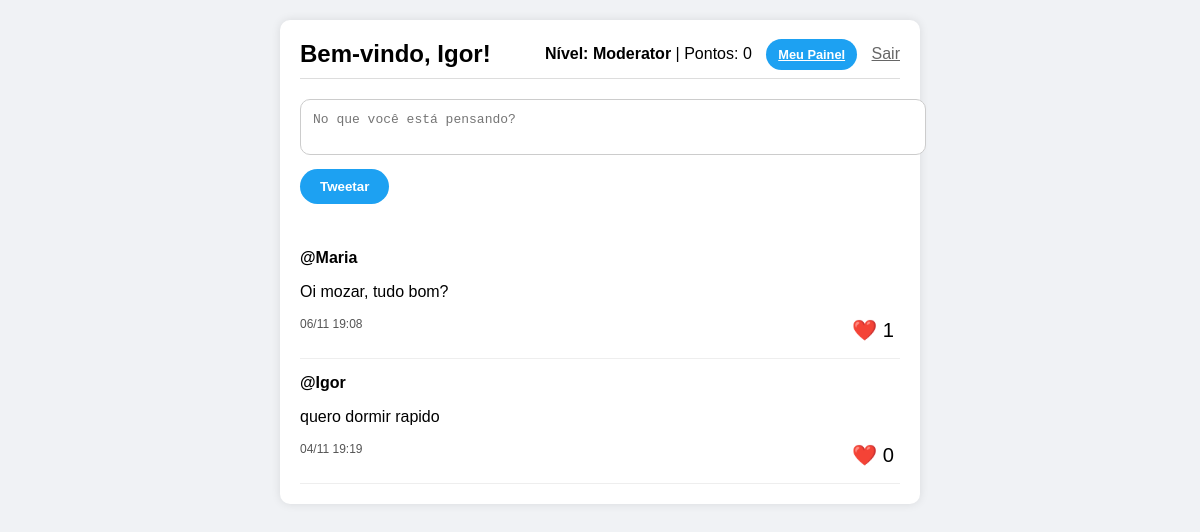
Page /dashboard.php (signed in) on the committed database.
### tables this page shows
CREATE TABLE `users` (
  `id` bigint NOT NULL AUTO_INCREMENT,
  `username` varchar(50) NOT NULL,
  `email` varchar(100) NOT NULL,
  `password_hash` varchar(255) NOT NULL,
  `name` varchar(100) DEFAULT NULL,
  `created_at` timestamp NOT NULL DEFAULT CURRENT_TIMESTAMP,
  `privilege_level` enum('basic','intermediate','advanced','moderator','admin','banned','suspended') NOT NULL DEFAULT 'basic',
  `points` int DEFAULT '0',
  PRIMARY KEY (`id`),
  UNIQUE KEY `username` (`username`),
  UNIQUE KEY `email` (`email`)
);

CREATE TABLE `tweets` (
  `id` bigint NOT NULL AUTO_INCREMENT,
  `user_id` bigint NOT NULL,
  `content` varchar(280) NOT NULL,
  `created_at` timestamp NOT NULL DEFAULT CURRENT_TIMESTAMP,
  PRIMARY KEY (`id`),
  KEY `user_id` (`user_id`),
  CONSTRAINT `tweets_ibfk_1` FOREIGN KEY (`user_id`) REFERENCES `users` (`id`)
);

### dashboard.php (the view, shortened to what this page needs)
<?php
include 'api/db_connect.php';
$user_id = $_SESSION['user_id'];
$stmt = $pdo->prepare("SELECT username, privilege_level, points FROM users WHERE id = ?");
$stmt->execute([$user_id]);
$user = $stmt->fetch();
$stmt = $pdo->query("
    SELECT t.id, t.content, t.created_at, u.username, u.privilege_level,
           (SELECT COUNT(*) FROM likes l WHERE l.tweet_id = t.id) AS like_count
    FROM tweets t
    JOIN users u ON t.user_id = u.id
    ORDER BY t.created_at DESC
");
$tweets = $stmt->fetchAll();
?>
<!DOCTYPE html>
<html lang="pt-br">
<head>
</head>
<body>
    <div class="container">
       <div class="header">
            <h1>Bem-vindo, <?php echo htmlspecialchars($user['username'] ?? 'Usuário'); ?>!</h1>
                    <div>
                        <strong>Nível: <?php echo ucfirst($user['privilege_level'] ?? 'basic'); ?></strong>
                        | Pontos: <?php echo $user['points'] ?? 0; ?>
                        <a href="user_dashboard.php" class="btn" style="font-size:0.8em; padding:8px 12px; margin-left:10px;">Meu Painel</a>
                        <a href="index.html?logout=1" style="margin-left:10px; color:#666;">Sair</a>
                    </div>
                </div>
        <div style="margin-bottom:30px;">
            <textarea id="tweetContent" class="tweet-box" placeholder="No que você está pensando?" maxlength="280"></textarea>
            <button onclick="postTweet()" class="btn" style="margin-top:10px;">Tweetar</button>
        </div>
        <div id="feed">
            <?php if (empty($tweets)): ?>
                <p style="text-align:center; color:#666;">Nenhum tweet ainda. Seja o primeiro!</p>
            <?php else: ?>
                <?php foreach ($tweets as $tweet): ?>
                    <div class="tweet">
                        <strong>@<?php echo htmlspecialchars($tweet['username']); ?></strong>
                        <p><?php echo nl2br(htmlspecialchars($tweet['content'])); ?></p>
                        <div class="tweet-header">
                            <small><?php echo date('d/m H:i', strtotime($tweet['created_at'])); ?></small>
                            <button class="like-btn" onclick="likeTweet(<?php echo $tweet['id']; ?>, this)">❤️ <?php echo $tweet['like_count']; ?></button>
                        </div>
                    </div>
                <?php endforeach; ?>
            <?php endif; ?>
        </div>
    </div>
</body>
</html>

### dashboard.php (style rules this page uses)
body { font-family: Arial, sans-serif; background: #f0f2f5; margin: 0; padding: 20px; }
.container { max-width: 600px; margin: 0 auto; background: white; padding: 20px; border-radius: 10px; box-shadow: 0 0 10px rgba(0,0,0,0.1); }
.header { display: flex; justify-content: space-between; align-items: center; border-bottom: 1px solid #ddd; padding-bottom: 10px; margin-bottom: 20px; }
.header h1 { margin: 0; font-size: 1.5em; }
.tweet-box { width: 100%; padding: 12px; border: 1px solid #ccc; border-radius: 10px; resize: none; font-size: 1em; }
.btn { background: #1da1f2; color: white; border: none; padding: 10px 20px; border-radius: 30px; cursor: pointer; font-weight: bold; }
.tweet { border-bottom: 1px solid #eee; padding: 15px 0; }
.tweet-header { display: flex; justify-content: space-between; font-size: 0.9em; color: #555; }
.like-btn { background: none; border: none; font-size: 1.4em; cursor: pointer; }

### rows in the picture
users: username "Igor", privilege_level "Moderator", points "0"
tweets: user.username "Maria", content "Oi mozar, tudo bom?", created_at "06/11 19:08", like_count "1"
tweets: user.username "Igor", content "quero dormir rapido", created_at "04/11 19:19", like_count "0"
